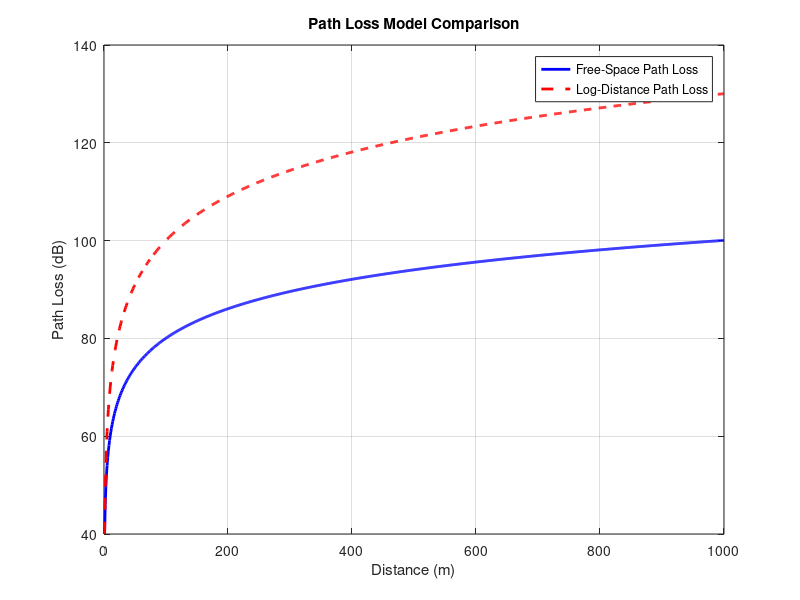

Recreate this plot in MATLAB.
% Path Loss Model Comparison
clc; clear;

% Parameters
d = 1:1:1000;       % Distance (meters)
f = 2.4e9;          % Frequency (Hz)
c = 3e8;            % Speed of light (m/s)
lambda = c / f;     % Wavelength (m)
d0 = 1;             % Reference distance (m)
n = 3;              % Path loss exponent (urban)

% Free-space path loss
PL_fs = 20*log10(4 * pi * d / lambda);

% Log-distance path loss
PL_d0 = 20*log10(4 * pi * d0 / lambda);
PL_log = PL_d0 + 10 * n * log10(d / d0);

% Plotting
figure;
plot(d, PL_fs, 'b', 'LineWidth', 2); hold on;
plot(d, PL_log, 'r--', 'LineWidth', 2);
grid on;
xlabel('Distance (m)');
ylabel('Path Loss (dB)');
title('Path Loss Model Comparison');
legend('Free-Space Path Loss', 'Log-Distance Path Loss');
